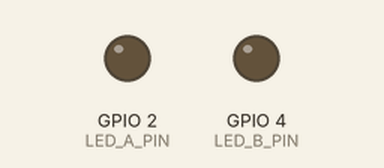
Simulated run of this sketch. Board: ESP32. On the bench: output pins drawn as LEDs (lit = HIGH). What the sketch prints to the serial monitor is not drawn.

Above: at 0.15 s.
At 20.01 s:
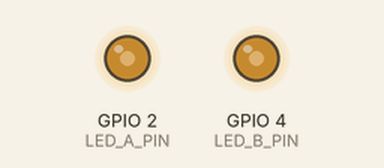
Timing chart, 0 to 20.1 s (numbered marks = the images above):
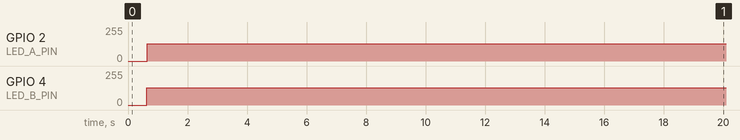

Measured:
- by itself, GPIO 2 (LED_A_PIN): 0/255 → 128/255 at 0.64 s
- by itself, GPIO 4 (LED_B_PIN): 0/255 → 128/255 at 0.63 s

The sketch:

ex06.ino
```cpp
// LED引脚定义
#define LED_A_PIN 2   // 第一个LED（如GPIO2）
#define LED_B_PIN 4   // 第二个LED（如GPIO4）

// PWM参数
const int freq = 5000;          // 频率5kHz
const int resolution = 8;       // 8位分辨率，占空比0~255

void setup() {
  Serial.begin(115200);

  // 初始化两个PWM通道（直接绑定引脚）
  ledcAttach(LED_A_PIN, freq, resolution);
  ledcAttach(LED_B_PIN, freq, resolution);

  Serial.println("Police Car Dual Flash Started");
}

void loop() {
  // 让LED_A从暗到亮，LED_B从亮到暗同步变化
  for (int duty = 0; duty <= 255; duty++) {
    ledcWrite(LED_A_PIN, duty);       // A亮度递增
    ledcWrite(LED_B_PIN, 255 - duty); // B亮度递减
    delay(5); // 控制渐变平滑度，数值越小变化越快
  }

  // 可选：反向再变化一次，形成连续来回效果（取消注释可实现来回扫描）
  // for (int duty = 255; duty >= 0; duty--) {
  //   ledcWrite(LED_A_PIN, duty);
  //   ledcWrite(LED_B_PIN, 255 - duty);
  //   delay(5);
  // }
}
```
